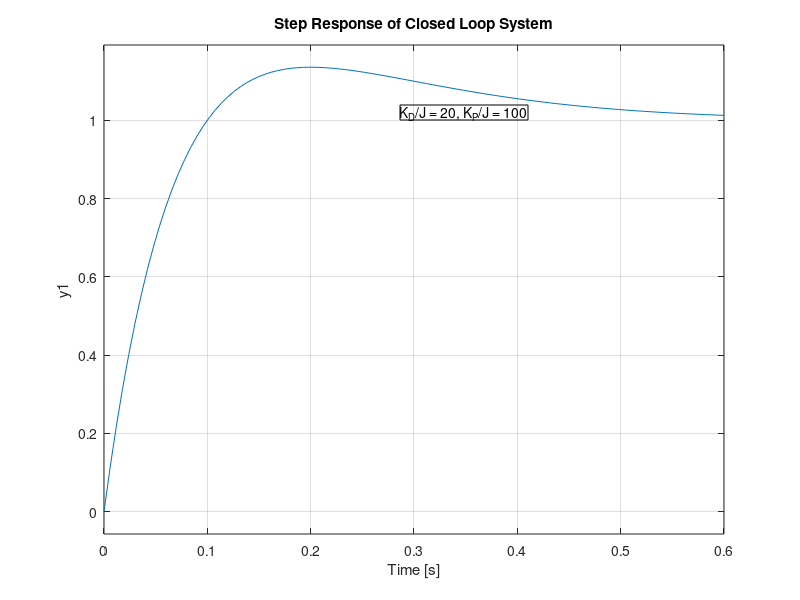

MATLAB code to generate this figure: (Note: this script raises an error after producing the figure.)
clc;
clear;
close all;

% Define system parameters
ratiopd = 5;
G = tf([1 ratiopd 0], [1 0 0 0]);

% Define design specifications
Mp = 0.1;
tr = 0.3;
z = -log(Mp) / sqrt(pi^2 + log(Mp)^2);
wn = (2.16 * z + 0.6) / tr;

% Create a figure for root locus plots
figure;
subplot(2, 1, 1);
rlocus(G);
title("Root Locus of G(s)");
sgrid(z, wn);
% Annotating desired parameters on the plot
% Here you manually input the values determined from the root locus
% In practice, use this section to highlight or mark specific points on the plot
annotation('textbox', [0.5, 0.8, 0.1, 0.1], 'String', "K_D/J = 20, K_P/J = 100");

% Calculate feedback system with determined gains
K_D_J = 20; % Example value from root locus analysis
K_P_J = 100; % Example value from root locus analysis
T = feedback(K_D_J*G, 1);

% Plot step response of the closed-loop system
subplot(2, 1, 2);
step(T);
title("Step Response of Closed Loop System");
grid on;

% Display step response information
info = stepinfo(T);
disp(info);
